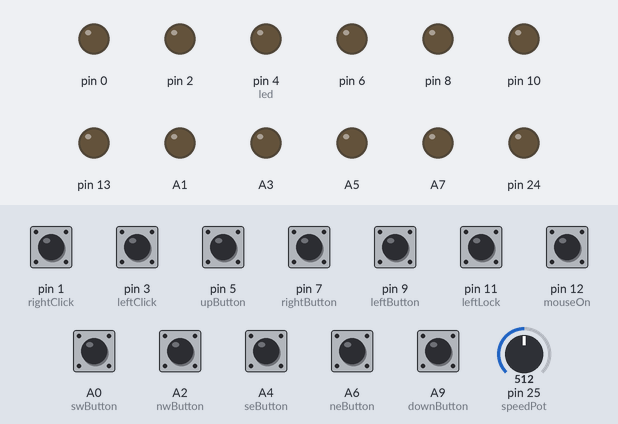
This sketch was run on a simulated Teensy 4. Parts: output pins drawn as LEDs (lit = HIGH). The test bench sets the inputs (shaded band); at power-on: A0 (swButton), A2 (nwButton), A4 (seButton), A6 (neButton), A9 (downButton), pin 1 (rightClick), pin 3 (leftClick), pin 5 (upButton), pin 7 (rightButton), pin 9 (leftButton), pin 11 (leftLock), pin 12 (mouseOn) HIGH, pin 25 (speedPot) = 512. What the sketch prints to the serial monitor is not drawn.

Above: at 1.2 s.
1.3 s: pin 12 (mouseOn) pulled LOW for 0.15 s
At 1.7 s:
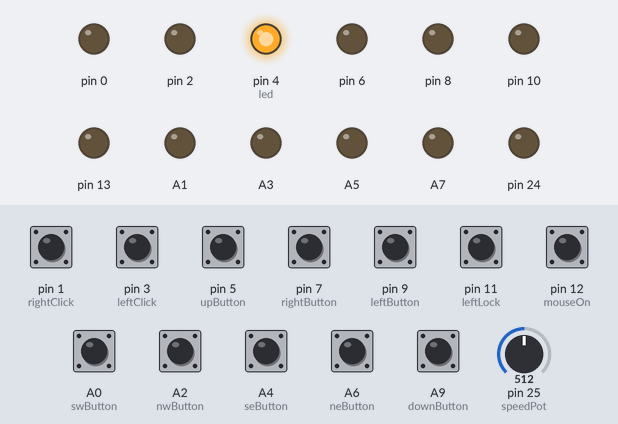
7.8 s: pin 12 (mouseOn) pulled LOW for 1 s
At 8.8 s:
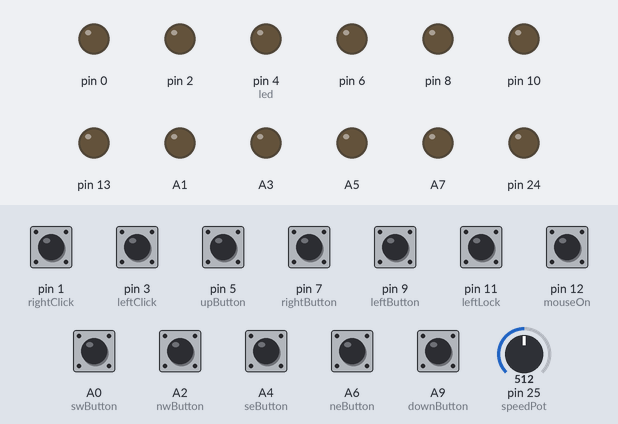
Timing chart, 0 to 10.8 s (numbered marks = the images above; inputs shaded):
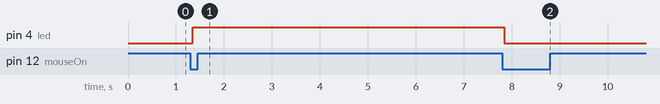

Measured:
- after the input at 1.3 s, pin 4 (led): LOW → HIGH after 0.05 s
- after the input at 7.8 s, pin 4 (led): HIGH → LOW at once

The sketch:

teensy_grove_mouse.ino
```cpp
/*
  Teensy 2.0 with grove USB cursor and mouse clicks
  Select Serial + Keyboard + Mouse + Joystick for "USB Type:" under Tools menu
  On/off button for mouse functionality on pin 12

  Starting at right corner port side and going down:
  | 21, 20, 19, 18 | analog
  | 17, 16, 15, 14 | analog
  | 13, 12, 11, 22 | analog

  Starting at the bottom left corner and going up:
  | 23, 10, 9, 8 | digital
  | 7, 6, 5, 24 | digital
  | 3, 2, 1, 0 | digital

  LED - pin 4
  Cursor speed pot - pin 22/A11

  Last update 9/11/19
*/

#include <Bounce2.h>

const int debounceTime = 25;  //mS

const int led = 4;

int speedPot = A11;

int buttonPushCounter1 = 0;   // counter for the number of button presses
int buttonState1 = 0;         // current state of the button
int lastButtonState1 = 0;     // previous state of the button

int buttonPushCounter2 = 0;   // counter for the number of button presses
int buttonState2 = 0;         // current state of the button
int lastButtonState2 = 0;     // previous state of the button

// x/y
const int upButton = 5;
const int downButton = 23;
const int leftButton = 9;
const int rightButton = 7;

// diagonals
const int seButton = 18;
const int swButton = 14;
const int neButton = 20;
const int nwButton = 16;

//mouse click pins
Bounce mouseOn = Bounce(12, debounceTime); // mouse on/off
Bounce leftLock = Bounce(11, debounceTime); // left-click lock
Bounce rightClick = Bounce(1, debounceTime);
Bounce leftClick = Bounce(3, debounceTime);

int range = 8;              // output range of X or Y movement; affects movement speed
int responseDelay = 20;     // response delay of the mouse, in ms


void setup() {
  // put your setup code here, to run once:
  Serial.begin(9600);
  pinMode(upButton, INPUT_PULLUP);
  pinMode(downButton, INPUT_PULLUP);
  pinMode(leftButton, INPUT_PULLUP);
  pinMode(rightButton, INPUT_PULLUP);

  pinMode(seButton, INPUT_PULLUP);
  pinMode(swButton, INPUT_PULLUP);
  pinMode(neButton, INPUT_PULLUP);
  pinMode(nwButton, INPUT_PULLUP);

  //pinMode(20, INPUT_PULLUP);
  pinMode(3, INPUT_PULLUP); // right-click
  pinMode(1, INPUT_PULLUP); // left-click

  pinMode(12, INPUT_PULLUP); // mouse on/off
  pinMode(11, INPUT_PULLUP); // left-click lock

  // pull down on all pin pairs for switches
  pinMode(10, OUTPUT);
  pinMode(13, OUTPUT);
  pinMode(15, OUTPUT);
  pinMode(17, OUTPUT);
  pinMode(19, OUTPUT);
  pinMode(21, OUTPUT);
  pinMode(8, OUTPUT);
  pinMode(6, OUTPUT);
  pinMode(24, OUTPUT);
  pinMode(0, OUTPUT);
  pinMode(2, OUTPUT);
  digitalWrite(10, LOW);
  digitalWrite(13, LOW);
  digitalWrite(15, LOW);
  digitalWrite(17, LOW);
  digitalWrite(19, LOW);
  digitalWrite(21, LOW);
  digitalWrite(8, LOW);
  digitalWrite(6, LOW);
  digitalWrite(24, LOW);
  digitalWrite(0, LOW);
  digitalWrite(2, LOW);

  pinMode(4, OUTPUT); // LED
}

void loop() {

  buttonState1 = mouseOn.update();
  // buttonState2 = leftLock.update();


  if (buttonState1 != lastButtonState1) {
    if (mouseOn.fallingEdge()) {
      buttonPushCounter1++;
    } else {
      // if the current state is LOW then the button went from on to off:
      // Serial.println("off");
    }
  }
  lastButtonState1 = buttonState1;

  // turn off mouse every two pushes
  if (buttonPushCounter1 % 2 == 0) {
    mouseOff();
    digitalWrite(led, LOW);
  } else {
    //////////////// start of complete mouse move program ////////////////
    rightClick.update();
    leftClick.update();

    int upState = digitalRead(upButton);
    int downState = digitalRead(downButton);
    int rightState = digitalRead(rightButton);
    int leftState = digitalRead(leftButton);

    int seState = digitalRead(seButton);
    int swState = digitalRead(swButton);
    int neState = digitalRead(neButton);
    int nwState = digitalRead(nwButton);
    int cursorSpeed = analogRead(speedPot);
    //Serial.println(cursorSpeed);

    int speedSteps = map(cursorSpeed, 0, 1023, 1, 8); // map to 8 speed settings
    //Serial.println(speedSteps);

    range = speedSteps;

    if ((speedSteps == 1) | (speedSteps == 2)) {
      range = 2;
      Serial.println(range);
    }
    if ((speedSteps == 3) | (speedSteps == 4)) {
      range = 4;
      Serial.println(range);
    }
    if ((speedSteps == 5) | (speedSteps == 6)) {
      range = 6;
      Serial.println(range);
    }
    if ((speedSteps == 7) | (speedSteps == 8)) {
      range = 8;
      Serial.println(range);
    }

    ////////// left-click lock ////////////
    buttonState2 = leftLock.update();

    // put your main code here, to run repeatedly:
    if (buttonState2 != lastButtonState2) {
      if (leftLock.fallingEdge()) {
        buttonPushCounter2++;
      } else {
        // if the current state is LOW then the button went from on to off:
        Serial.println("off");
      }
    }
    lastButtonState2 = buttonState2;

    // Locks mouse left every two pushes
    if (buttonPushCounter2 % 2 == 0) {
      Mouse.release(MOUSE_LEFT);
      Serial.println("left off");
    } else {
      Mouse.press(MOUSE_LEFT);
      Serial.println("left on");
    }
    ////////// left-click lock ////////////

    if (rightClick.fallingEdge()) {
      Mouse.click(MOUSE_RIGHT);
      Serial.println("right click");
    }

    if (leftClick.fallingEdge()) {
      Mouse.click();
      Serial.println("left click");
    }

    // calculate the movement distance based on the button states:
    int  xDistance = (leftState - rightState) * range;
    int  yDistance = (upState - downState) * range;

    // if X or Y is non-zero, move:
    if ((xDistance != 0) || (yDistance != 0)) {
      Mouse.move(xDistance, yDistance, 0);
    }

    // NE
    if (neState == LOW) {
      Mouse.move(range, -range);
    }

    // NW
    if (nwState == LOW) {
      Mouse.move(-range, -range);
    }

    // SW
    if (swState == LOW) {
      Mouse.move(-range, range);
    }

    // SE
    if (seState == LOW) {
      Mouse.move(range, range);
    }

    delay(responseDelay);
    //////////////// end of complete program ////////////////

    Serial.println("left on");
    digitalWrite(led, HIGH);
  }
}

void mouseOff() {
  Serial.println("mouse off");
}
```
